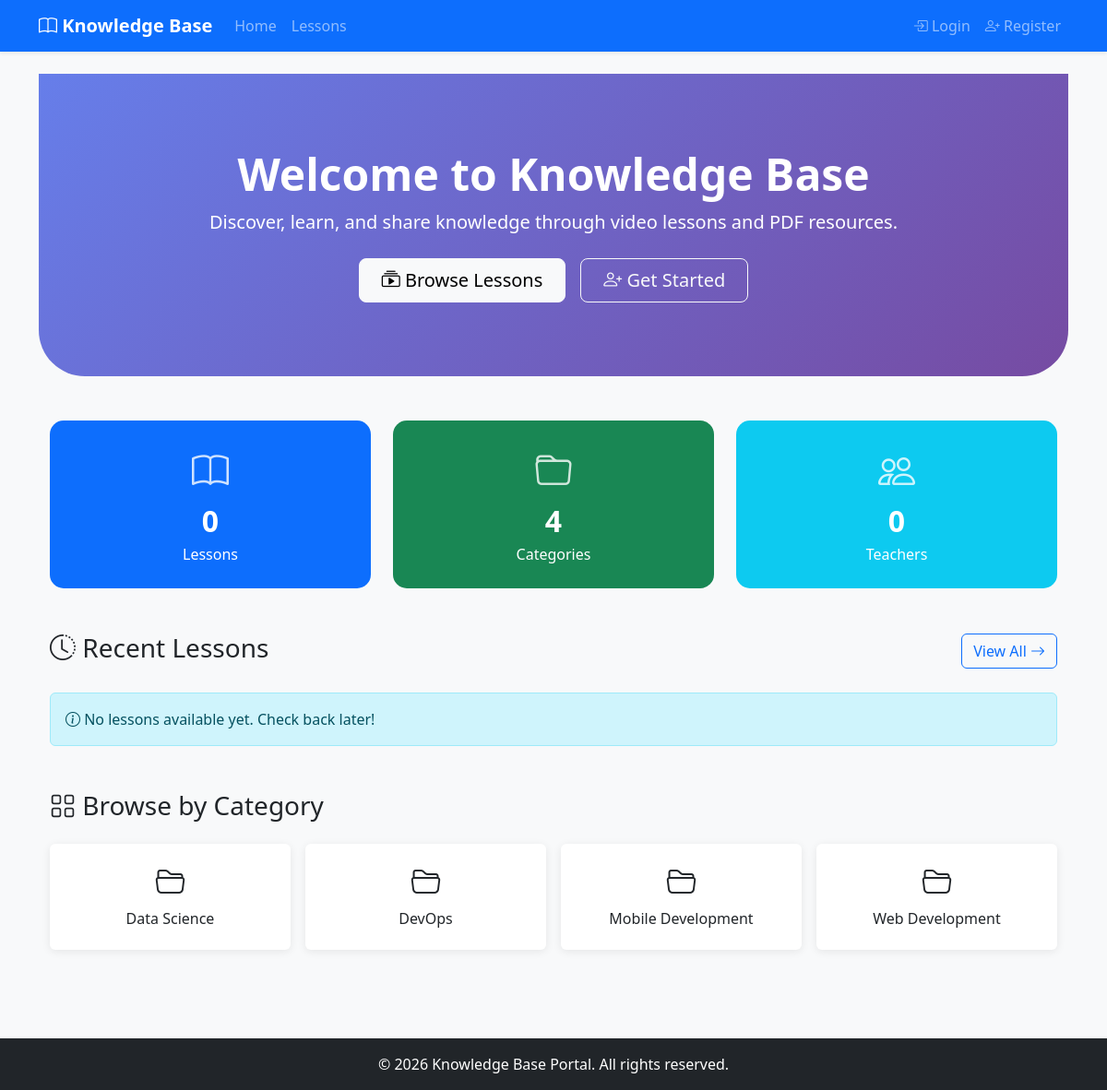
The page / on the database its author committed.
### tables this page shows
CREATE TABLE IF NOT EXISTS `categories` (
    `id` INT(11) UNSIGNED AUTO_INCREMENT PRIMARY KEY,
    `name` VARCHAR(100) NOT NULL,
    `slug` VARCHAR(100) NOT NULL UNIQUE,
    `created_at` TIMESTAMP DEFAULT CURRENT_TIMESTAMP
);

### includes/functions.php (called while the page is built, shortened)
<?php
function e($data): string
{
    return htmlspecialchars($data, ENT_QUOTES, 'UTF-8');
}
function isLoggedIn(): bool
{
    return isset($_SESSION['user_id']);
}
function getCategories(PDO $pdo): array
{
    $stmt = $pdo->query("SELECT * FROM categories ORDER BY name ASC");
    return $stmt->fetchAll();
}

### index.php (the view, shortened to what this page needs)
<?php
$pdo = getConnection();
$totalLessons = $pdo->query("SELECT COUNT(*) FROM lessons WHERE status='approved'")->fetchColumn();
$totalCategories = $pdo->query("SELECT COUNT(*) FROM categories")->fetchColumn();
$totalTeachers = $pdo->query("SELECT COUNT(*) FROM users WHERE role='teacher'")->fetchColumn();
$stmt = $pdo->query("
    SELECT l.*, c.name AS category_name, u.name AS teacher_name
    FROM lessons l
    LEFT JOIN categories c ON l.category_id = c.id
    LEFT JOIN users u ON l.user_id = u.id
    WHERE l.status = 'approved'
    ORDER BY l.created_at DESC
    LIMIT 6
");
$recentLessons = $stmt->fetchAll();
include __DIR__ . '/includes/header.php';
?>
<section class="hero-section text-center mb-5">
    <div class="container">
        <h1 class="display-4 fw-bold">Welcome to Knowledge Base</h1>
        <p class="lead mb-4">Discover, learn, and share knowledge through video lessons and PDF resources.</p>
        <div class="d-flex justify-content-center gap-3">
            <a href="<?= BASE_URL ?>/lessons/index.php" class="btn btn-light btn-lg px-4">
                <i class="bi bi-collection-play"></i> Browse Lessons
            </a>
            <?php if (!isLoggedIn()): ?>
                <a href="<?= BASE_URL ?>/auth/register.php" class="btn btn-outline-light btn-lg px-4">
                    <i class="bi bi-person-plus"></i> Get Started
                </a>
            <?php endif; ?>
        </div>
    </div>
</section>
<div class="container mb-5">
    <div class="row g-4">
        <div class="col-md-4">
            <div class="stat-card bg-primary text-center">
                <i class="bi bi-book"></i>
                <div class="stat-number"><?= e($totalLessons) ?></div>
                <div>Lessons</div>
            </div>
        </div>
        <div class="col-md-4">
            <div class="stat-card bg-success text-center">
                <i class="bi bi-folder"></i>
                <div class="stat-number"><?= e($totalCategories) ?></div>
                <div>Categories</div>
            </div>
        </div>
        <div class="col-md-4">
            <div class="stat-card bg-info text-center">
                <i class="bi bi-people"></i>
                <div class="stat-number"><?= e($totalTeachers) ?></div>
                <div>Teachers</div>
            </div>
        </div>
    </div>
</div>
<div class="container mb-5">
    <div class="d-flex justify-content-between align-items-center mb-4">
        <h3><i class="bi bi-clock-history"></i> Recent Lessons</h3>
        <a href="<?= BASE_URL ?>/lessons/index.php" class="btn btn-outline-primary">
            View All <i class="bi bi-arrow-right"></i>
        </a>
    </div>
    <?php if (count($recentLessons) > 0): ?>
        <div class="row g-4">
            <?php foreach ($recentLessons as $lesson): ?>
                <div class="col-md-4">
                    <div class="card h-100 lesson-card">
                        <?php if ($lesson['type'] === 'video'): ?>
                            <div class="card-img-top bg-dark d-flex align-items-center justify-content-center"
                                 style="height: 200px;">
                                <i class="bi bi-play-circle text-white" style="font-size: 4rem;"></i>
                            </div>
                        <?php else: ?>
                            <div class="card-img-top bg-secondary d-flex align-items-center justify-content-center"
                                 style="height: 200px;">
                                <i class="bi bi-file-pdf text-white" style="font-size: 4rem;"></i>
                            </div>
                        <?php endif; ?>
                        <div class="card-body">
                            <h5 class="card-title"><?= e($lesson['title']) ?></h5>
                            <p class="card-text text-muted small">
                                <?= e(substr($lesson['description'] ?? '', 0, 100)) ?>...
                            </p>
                            <div class="d-flex justify-content-between align-items-center">
                                <span class="badge bg-<?= $lesson['type'] === 'video' ? 'danger' : 'secondary' ?>">
                                    <?= e($lesson['type']) ?>
                                </span>
                                <small class="text-muted">
                                    <i class="bi bi-person"></i> <?= e($lesson['teacher_name'] ?? 'Unknown') ?>
                                </small>
                            </div>
                        </div>
                        <div class="card-footer">
                            <a href="<?= BASE_URL ?>/lessons/view.php?id=<?= e($lesson['id']) ?>"
                               class="btn btn-sm btn-primary w-100">
                                <i class="bi bi-eye"></i> View Lesson
                            </a>
                        </div>
                    </div>
                </div>
            <?php endforeach; ?>
        </div>
    <?php else: ?>
        <div class="alert alert-info">
            <i class="bi bi-info-circle"></i> No lessons available yet. Check back later!
        </div>
    <?php endif; ?>
</div>
<div class="container mb-5">
    <h3 class="mb-4"><i class="bi bi-grid"></i> Browse by Category</h3>
    <div class="row g-3">
        <?php
        $categories = getCategories($pdo);
        foreach ($categories as $cat):
        ?>
            <div class="col-md-3 col-6">
                <a href="<?= BASE_URL ?>/lessons/index.php?category=<?= e($cat['slug']) ?>"
                   class="text-decoration-none">
                    <div class="card text-center p-3">
                        <i class="bi bi-folder2-open" style="font-size: 2rem;"></i>
                        <h6 class="mt-2"><?= e($cat['name']) ?></h6>
                    </div>
                </a>
            </div>
        <?php endforeach; ?>
    </div>
</div>
<?php include __DIR__ . '/includes/footer.php'; ?>

### assets/css/style.css (style rules this page uses)
body { background-color: #f8f9fa; font-family: 'Segoe UI', Tahoma, Geneva, Verdana, sans-serif; min-height: 100vh; display: flex; flex-direction: column; }
.container { flex: 1; }
.card { border: none; box-shadow: 0 2px 10px rgba(0, 0, 0, 0.08); transition: transform 0.2s ease, box-shadow 0.2s ease; }
.hero-section { background: linear-gradient(135deg, #667eea 0%, #764ba2 100%); color: white; padding: 80px 0; border-radius: 0 0 50px 50px; }
.hero-section h1 { font-size: 3rem; font-weight: 700; }
.stat-card { border-radius: 15px; padding: 25px; color: white; }
.stat-card i { font-size: 2.5rem; opacity: 0.8; }
.stat-card .stat-number { font-size: 2rem; font-weight: 700; }

### rows shown on the page
categories: name "Data Science"
categories: name "DevOps"
categories: name "Mobile Development"
categories: name "Web Development"

### other values the page prints
$totalLessons "0"
$totalCategories "4"
$totalTeachers "0"
